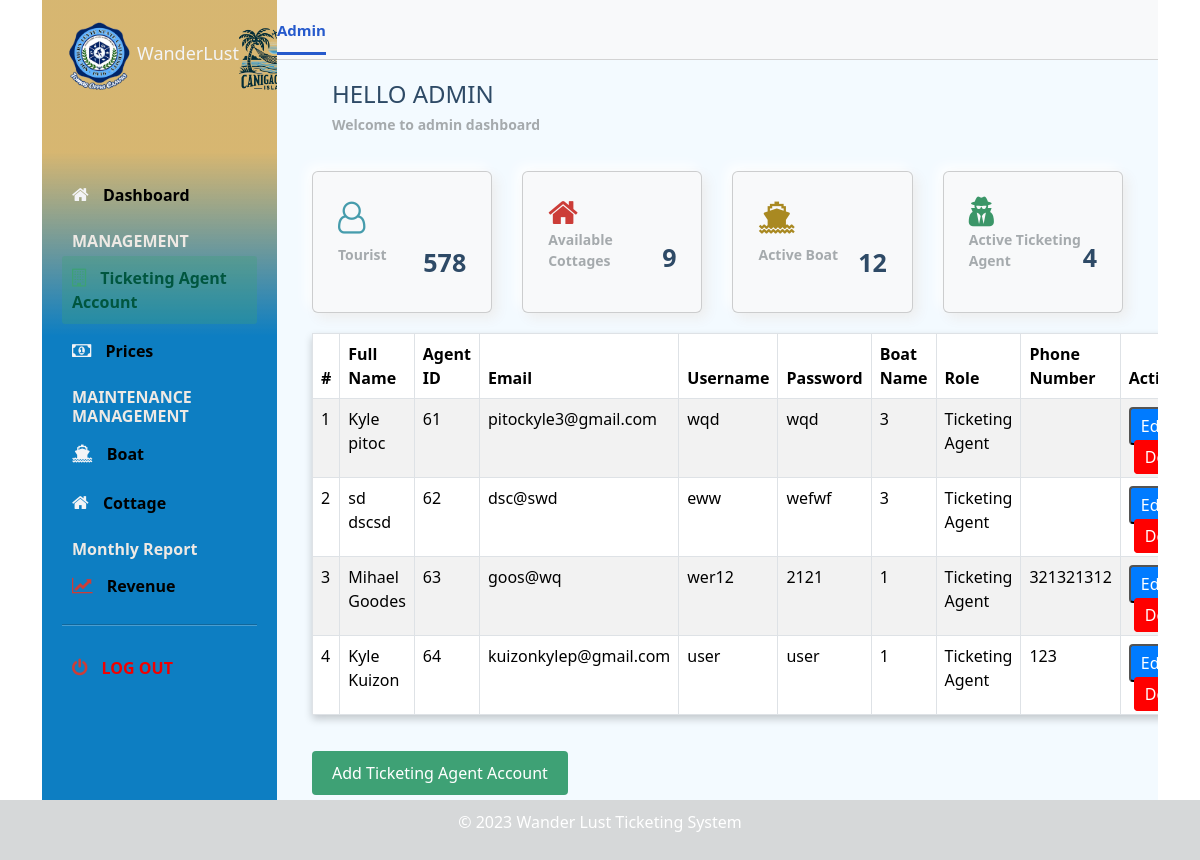
/Ausermanagement.php, run on the app's committed database.
### tables this page shows
CREATE TABLE `useraccounts` (
  `agentID` int(11) NOT NULL,
  `FirstName` varchar(255) NOT NULL,
  `LastName` varchar(255) NOT NULL,
  `Birthdate` date DEFAULT NULL,
  `Email` varchar(255) NOT NULL,
  `Username` varchar(255) NOT NULL,
  `Password` varchar(255) NOT NULL,
  `BoatID` int(11) DEFAULT NULL,
  `Role` varchar(255) NOT NULL,
  `PhoneNumber` varchar(20) DEFAULT NULL
);

### Ausermanagement.php (the view, shortened to what this page needs)
<!DOCTYPE html>
<html lang="en">
<head>
    <link rel="stylesheet" href="https://stackpath.bootstrapcdn.com/font-awesome/4.7.0/css/font-awesome.min.css">
    <link rel="stylesheet" href="auseranangement.css">
    <link rel="stylesheet" href="canigs.css">
    <link rel="stylesheet" href="https://maxcdn.bootstrapcdn.com/bootstrap/{your-bootstrap-version}/css/bootstrap.min.css">
</head>
<body id="body">
    <div class="container">
      <nav class="navbar navbar-expand-lg navbar-light bg-light">
        <div class="navbar__left">
          <a class="navbar-brand active_link" href="#">Admin</a>
        </div>
      </nav>
        <main style="background-color: #f3faff";>
        <div class="main__container">
          <div class="main__title">
            <div class="main__greeting">
              <h1>HELLO ADMIN</h1>
              <p>Welcome to admin dashboard</p>
            </div>
          </div>
          <div class="main__cards">
            <div class="card bg-light">
              <i class="fa fa-user-o fa-2x text-lightblue" aria-hidden="true"></i>
              <div class="card_inner">
                <p class="text-primary-p">Tourist</p>
                <span class="font-bold text-title">578</span>
              </div>
            </div>
            <div class="card bg-light">
              <i class="fa fa-home fa-2x text-red" aria-hidden="true"></i>
              <div class="card_inner">
                <p class="text-primary-p">Available Cottages</p>
                <span class="font-bold text-title">9</span>
              </div>
            </div>
            <div class="card bg-light">
              <i class="fa fa-ship fa-2x text-yellow" aria-hidden="true"></i>
               <div class="card_inner">
                 <p class="text-primary-p">Active Boat</p>
                 <span class="font-bold text-title">12</span>
              </div>
            </div>
<?php
include 'connection.php';
$sql = "SELECT * FROM Useraccounts";
$result = mysqli_query($conn, $sql);
$activeTicketingAgentsCount = mysqli_num_rows($result);
?>
            <div class="card bg-light">
             <i class="fa fa-user-secret fa-2x text-green" aria-hidden="true"></i>
                 <div class="card_inner">
                 <p class="text-primary-p">Active Ticketing Agent</p>
                  <span class="font-bold text-title"><?php echo $activeTicketingAgentsCount; ?></span>
                  </div>
              </div>
          </div>
          <div class="charts">
  <table class="table table-striped table-bordered">
<thead>
  <tr>
    <th>#</th>
    <th>Full Name</th>
    <th>Agent ID</th>
    <th>Email</th>
    <th>Username</th>
    <th>Password</th>
    <th>Boat Name</th>
    <th>Role</th>
    <th>Phone Number</th>
     <th>Action</th>
  </tr>
</thead>
<tbody>
  <?php
  $rowNumber = 1;
  while ($row = mysqli_fetch_assoc($result)) {
    echo "<tr>";
    echo "<td>" . $rowNumber . "</td>";
    echo "<td>" . $row['FirstName'] . " " . $row['LastName'] . "</td>";
    echo "<td>" . $row['agentID'] . "</td>";
    echo "<td>" . $row['Email'] . "</td>";
    echo "<td>" . $row['Username'] . "</td>";
    echo "<td>" . $row['Password'] . "</td>";
    echo "<td>" . $row['BoatID'] . "</td>";
    echo "<td>" . $row['Role'] . "</td>";
    echo "<td>" . $row['PhoneNumber'] . "</td>";
   echo "<td class='action-buttons'>";
   echo "<button type='button' class='edit' id='" . $row['agentID'] . "' onclick='openUpdateModal(" .
   $row['agentID'] . ", \"" . $row['FirstName'] . "\", \"" . $row['LastName'] . "\", \"" .
   $row['Email'] . "\", \"" . $row['Username'] . "\", \"" . $row['Password'] . "\", \"" .
   $row['BoatID'] . "\", \"" . $row['Role'] . "\", \"" . $row['PhoneNumber'] . "\")'>Edit</button>";
   echo "<a class='delete' href='deleteuser.php?agentid=" . $row['agentID'] . "'>Delete</a>";
   echo "</td>";
    echo "</tr>";
    $rowNumber++;
  }
  ?>
</tbody>
</table>
<button class="add-button" id="openModalButton">Add Ticketing Agent Account</button>
  </div>
</div>
    </main>
  <div id="sidebar">
        <div class="sidebar__title">
          <div class="sidebar__img">
            <img src="img/slsuto.png" alt="logo" />
            <h1>WanderLust</h1>
            <img src="img/canigs.png" alt="logo" />
          </div>
        </div>
        <br><br>
        <div class="sidebar__menu">
          <div class="sidebar__link  ">
            <i class="fa fa-home "></i>
            <a href="adminindex.php">Dashboard</a>
          </div>
          <h2>MANAGEMENT</h2>
          <div class="sidebar__link active_menu_link ">
            <i class="fa fa-building-o "></i>
            <a href="ausermanagement.php">Ticketing Agent Account</a>
          </div>
          <div class="sidebar__link">
            <i class="fa fa-money "></i>
             <a href="prices.php">Prices</a>
          </div>
          <h2>MAINTENANCE MANAGEMENT</h2>
          <div class="sidebar__link">
            <i class="fa fa-ship "></i>
            <a href="#">Boat</a>
          </div>
          <div class="sidebar__link">
            <i class="fa fa-home"></i>
            <a href="#">Cottage</a>
          </div>
          <h2>Monthly Report</h2>
          <div class="sidebar__link">
            <i class="fa fa-line-chart fa-2x text-red"></i>
            <a href="#">Revenue</a>
          </div>
          <hr>
          <div class="sidebar__logout">
            <i class="fa fa-power-off fa-2x text-red"></i>
            <a href="#">Log out</a>
          </div>
          <div class="sidebar__link">
          </div>
          <div class="sidebar__link">
          </div>
        </div>
      </div>
    </div>
<footer>
    <p>&copy; 2023 Wander Lust Ticketing System</p>
</footer>
</body>
</html>

### auseranangement.css (style rules this page uses)
* { margin: 0; padding: 0; }
body { box-sizing: border-box; font-family: "Lato", sans-serif; }
.text-primary-p { color: #a5aaad; font-size: 14px; font-weight: 700; }
.font-bold { font-weight: 700; }
.text-title { color: #2e4a66; }
.text-lightblue { color: #469cac; }
.text-red { color: #cc3d38; }
.text-yellow { color: #a98921; }
.text-green { color: #3b9668; }
.container { display: grid; height: 100vh; grid-template-columns: 0.8fr 1fr 1fr 1fr; grid-template-rows: 0.2fr 3fr; grid-template-areas: "sidebar nav nav nav" "sidebar main main main"; }
.navbar { background: #ffffff; grid-area: nav; height: 60px; display: flex; align-items: center; justify-content: space-between; padding: 0 30px 0 30px; border-bottom: 1px solid lightgray; }
.navbar__left > a { margin-right: 30px; text-decoration: none; color: #a5aaad; font-size: 15px; font-weight: 700; }
.navbar__left .active_link { color: #265acc; border-bottom: 3px solid #265acc; padding-bottom: 12px; }
main { background: #f3f4f6; grid-area: main; overflow-y: auto; }
.main__container { padding: 20px 35px; }
.main__title { display: flex; align-items: center; }
.main__greeting > h1 { font-size: 24px; color: #2e4a66; margin-bottom: 5px; }
.main__greeting > p { font-size: 14px; font-weight: 700; color: #a5aaad; }
.main__cards { display: grid; grid-template-columns: 1fr 1fr 1fr 1fr; gap: 30px; margin: 20px 0; }
.card { display: flex; flex-direction: column; justify-content: space-around; height: 70px; padding: 25px; border-radius: 5px; background: #ffffff; box-shadow: 5px 5px 13px #ededed, -5px -5px 13px #ffffff; }
.card_inner { display: flex; align-items: center; justify-content: space-between; }
.card_inner > span { font-size: 25px; }
table { width: 100%; border-collapse: collapse; margin-top: 20px; background-color: #f3f3f3; box-shadow: 0 4px 8px 0 rgba(0, 0, 0, 0.2); }
th, td { padding: 10px; text-align: left; }
th { background-color: #3ea175; color: #fff; }
tr:nth-child(even) { background-color: #f2f2f2; }
.action-buttons a { padding: 5px 10px; margin: 5px; text-decoration: none; border-radius: 4px; transition: background-color 0.3s; }
.edit { background-color: #007bff; color: #fff; padding: 5px 10px; border-radius: 4px; cursor: pointer; }
.action-buttons a.delete { border: 1px solid #ff0000; background-color: #ff0000; color: #fff; }
.add-button { background-color: #3ea175; color: #fff; border: none; padding: 10px 20px; border-radius: 4px; margin-top: 20px; cursor: pointer; }
#sidebar { background: rgb(13,126,194); background: linear-gradient(0deg, rgba(13,126,194,1) 58%, rgba(208,170,89,0.8548669467787114) 81%); grid-area: sidebar; overflow-y: auto; padding: 20px; -webkit-transition: all 0.5s; transition: all 0.5s; }
.sidebar__title { display: flex; justify-content: space-between; align-items: center; color: #f3f4f6; margin-bottom: 30px; }
.sidebar__img { display: flex; align-items: center; }
.sidebar__title > div > img { width: 75px; object-fit: contain; }
.sidebar__title > div > h1 { font-size: 18px; display: inline; }
.sidebar__menu > h2 { color: #eee9e4; font-size: 16px; margin-top: 15px; margin-bottom: 5px; padding: 0 10px; font-weight: 700; }
.sidebar__link { color: #f3f4f6; padding: 10px; border-radius: 3px; margin-bottom: 5px; }
.active_menu_link { background: rgba(62, 161, 117, 0.3); color: #3ea175; }
.active_menu_link a { color: #00563F !important; }
.sidebar__link > a { text-decoration: none; color: black; font-weight: 700; }
.sidebar__link > i { margin-right: 10px; font-size: 18px; }
.sidebar__logout { margin-top: 20px; padding: 10px; color: #f20000; }
.sidebar__logout > a { text-decoration: none; color: #f20000; font-weight: 700; text-transform: uppercase; }
.sidebar__logout > i { margin-right: 10px; font-size: 18px; }

### canigs.css (style rules this page uses)
hr { height: 2px; background-color: white; border: none; }
footer { background-color: #d6d8d9; color: #ffffff; text-align: center; padding: 10px; }

### data on the page
useraccounts: FirstName "Kyle", LastName "pitoc", agentID "61", Email "pitockyle3@gmail.com", Username "wqd", Password "wqd", BoatID "3", Role "Ticketing Agent"
useraccounts: FirstName "sd", LastName "dscsd", agentID "62", Email "dsc@swd", Username "eww", Password "wefwf", BoatID "3", Role "Ticketing Agent"
useraccounts: FirstName "Mihael", LastName "Goodes", agentID "63", Email "goos@wq", Username "wer12", Password "2121", BoatID "1", Role "Ticketing Agent", PhoneNumber "321321312"
useraccounts: FirstName "Kyle", LastName "Kuizon", agentID "64", Email "kuizonkylep@gmail.com", Username "user", Password "user", BoatID "1", Role "Ticketing Agent", PhoneNumber "123"

### other printed values
$activeTicketingAgentsCount "4"
